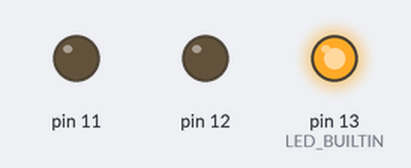
The sketch below on a simulated Arduino Uno, built with avr-gcc and run on an emulated ATmega328P. Parts: output pins drawn as LEDs (lit = HIGH).

Above: at 5.0 s.
At 12.0 s:
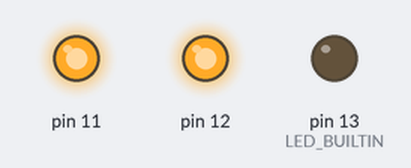
Timing chart, 0 to 18.2 s (numbered marks = the images above):
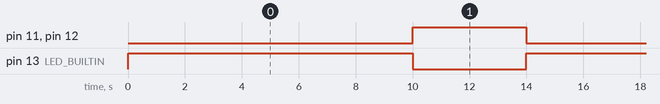

The sketch:

rele_arduino_xan.ino
```cpp
//* En esta práctica vamos a encender un diodo LED conectado al pin 13 durante 10 segundos.
//* Cuando se apague, que será durante un periodo de 4 segundos, se encenderá otro LED conectado al pin 12, y el relé, que estará conectado en el pin 11.

// C++ code
//

void setup()
{
  pinMode(LED_BUILTIN, OUTPUT);
  pinMode(11, OUTPUT);
  pinMode(12, OUTPUT);
  pinMode(13, OUTPUT);
}

void loop()
{
  digitalWrite(LED_BUILTIN, HIGH);
  digitalWrite(11, LOW);
  digitalWrite(12, LOW);
  digitalWrite(13, HIGH);
  delay(10000); // Wait for 10000 millisecond(s)
  digitalWrite(LED_BUILTIN, LOW);
  digitalWrite(11, HIGH);
  digitalWrite(12, HIGH);
  digitalWrite(13, LOW);
  delay(4000); // Wait for 4000 millisecond(s)
}
```

Measured:
- by itself, pin 11, pin 12: alternates HIGH for 4.0 s and LOW for 10.0 s
- by itself, pin 13 (LED_BUILTIN): alternates HIGH for 10.0 s and LOW for 4.0 s
